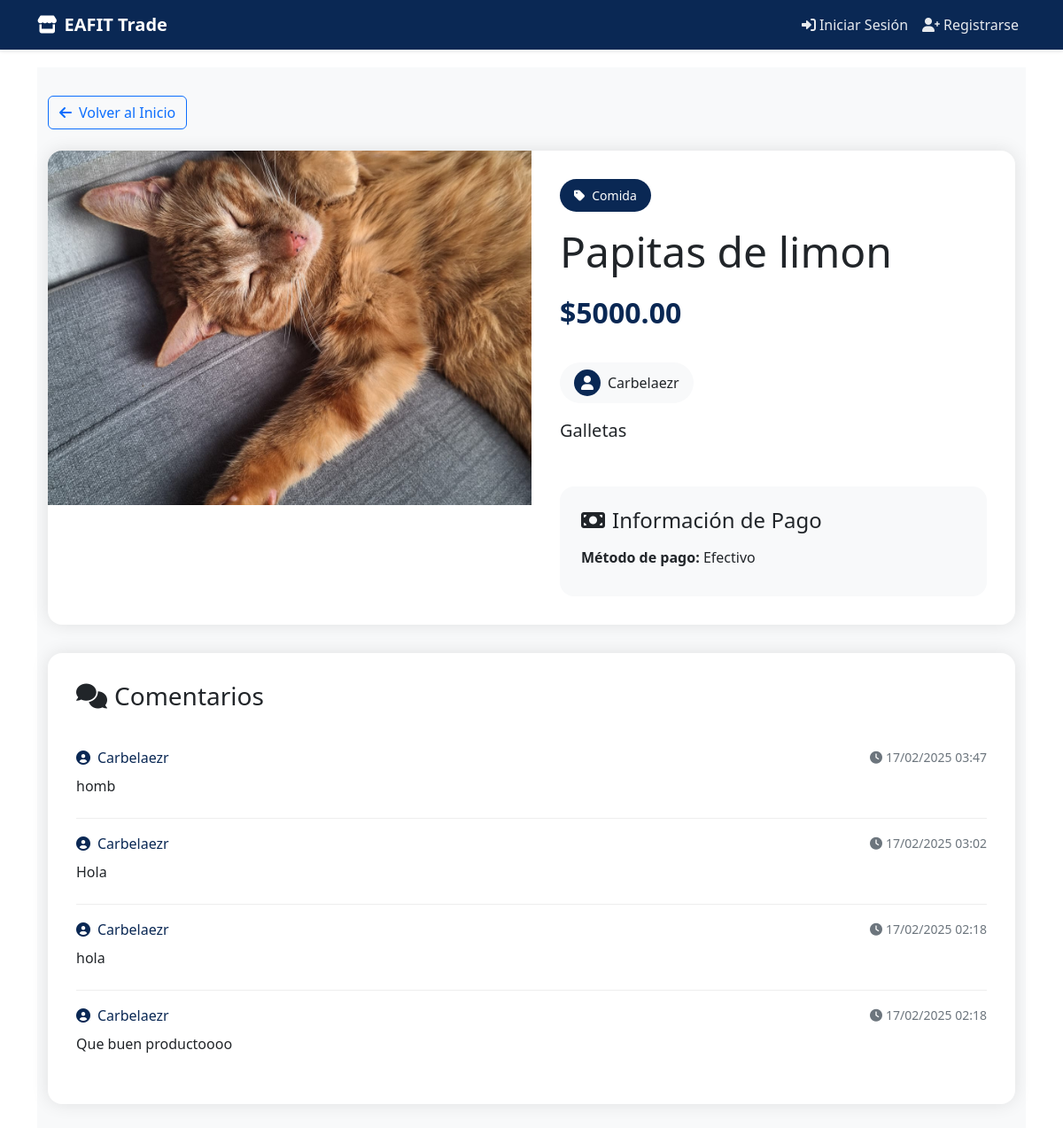
Screenshot of /product/4/ with the database file from the repository.
### products/models.py (models this page shows, shortened)
class Product(models.Model):
    PAYMENT_CHOICES = [
        ('Efectivo', 'Efectivo'),
        ('Transferencia', 'Transferencia'),
    ]
    CATEGORY_CHOICES = [
        ('Comida', 'Comida'),
        ('Ropa', 'Ropa'),
        ('Tecnología', 'Tecnología'),
        ('Libros', 'Libros'),
        ('Otros', 'Otros'),
    ]
    CONDITION_CHOICES = [
        ('Nuevo', 'Nuevo'),
        ('Usado', 'Usado'),
        ('Buen estado', 'Buen estado'),
    ]
    ACCOUNT_TYPE_CHOICES = [
        ('Nequi', 'Nequi'),
        ('Bancolombia', 'Bancolombia'),
    ]
    name = models.CharField(
        max_length=255,
        verbose_name='Nombre',
        help_text='Nombre del producto'
    )
    category = models.CharField(
        max_length=50,
        choices=CATEGORY_CHOICES,
        verbose_name='Categoría'
    )
    description = models.TextField(
        verbose_name='Descripción',
        help_text='Describe tu producto detalladamente'
    )
    quantity = models.PositiveIntegerField(
        validators=[MinValueValidator(1)],
        verbose_name='Cantidad',
        help_text='Debe ser mayor a 0'
    )
    price = models.DecimalField(
        max_digits=10,
        decimal_places=2,
        validators=[MinValueValidator(0.01)],
        verbose_name='Precio',
        help_text='Precio en pesos colombianos'
    )
    published_at = models.DateTimeField(
        default=timezone.now,
        verbose_name='Fecha de publicación'
    )
    condition = models.CharField(
        max_length=50,
        choices=CONDITION_CHOICES,
        verbose_name='Estado'
    )
    location = models.CharField(
        max_length=255,
        blank=True,
        null=True,
        verbose_name='Ubicación',
        help_text='Lugar de entrega en el campus'
    )
    image = models.ImageField(
        upload_to='products/',
        verbose_name='Imagen',
        help_text='Imagen del producto'
    )
    seller = models.ForeignKey(
        User,
        on_delete=models.CASCADE,
        verbose_name='Vendedor',
        related_name='products'
    )
    payment_method = models.CharField(
        max_length=20,
        choices=PAYMENT_CHOICES,
        verbose_name='Método de pago'
    )
    account_number = models.CharField(
        max_length=50,
        blank=True,
        null=True,
        verbose_name='Número de cuenta',
        validators=[
            RegexValidator(
                regex=r'^\d{10,20}$',
                message='Ingrese un número de cuenta válido'
            )
        ]
    )
    account_type = models.CharField(
        max_length=50,
        choices=ACCOUNT_TYPE_CHOICES,
        blank=True,
        null=True,
        verbose_name='Tipo de cuenta'
    )
    qr_code = models.ImageField(
        upload_to='qr_codes/',
        blank=True,
        null=True,
        verbose_name='Código QR'
    )
    available = models.BooleanField(
        default=True,
        verbose_name='Disponible'
    )
    tags = models.CharField(
        max_length=255,
        blank=True,
        verbose_name='Etiquetas',
        help_text='Separa las etiquetas con comas'
    )
    class Meta:
        verbose_name = 'Producto'
        verbose_name_plural = 'Productos'
        ordering = ['-published_at']
        indexes = [
            models.Index(fields=['name']),
            models.Index(fields=['category']),
            models.Index(fields=['available']),
        ]

class Comment(models.Model):
    product = models.ForeignKey(
        Product,
        on_delete=models.CASCADE,
        related_name='comments'
    )
    user = models.ForeignKey(
        User,
        on_delete=models.CASCADE,
        related_name='comments'
    )
    text = models.TextField(
        max_length=500,
        verbose_name='Comentario'
    )
    created_at = models.DateTimeField(
        auto_now_add=True,
        verbose_name='Fecha de publicación'
    )
    class Meta:
        ordering = ['-created_at']
        verbose_name = 'Comentario'
        verbose_name_plural = 'Comentarios'

### products/views.py (the view)
# urls.py: path('product/<int:product_id>/', products_views.product_detail, name='product_detail'),
def product_detail(request, product_id):
    product = get_object_or_404(Product, id=product_id)
    comments = product.comments.all().order_by('-created_at')
    comment_form = CommentForm() if request.user.is_authenticated else None
    return render(request, 'products/product_detail.html', {
        'product': product,
        'comments': comments,
        'comment_form': comment_form
    })

### products/templates/products/product_detail.html (shortened to what this page needs)
{% extends 'products/base.html' %}
{% block content %}
<section class="product-section">
    <div class="container">
        <div class="row">
            <div class="col-12">
                <a href="{% url 'home' %}" class="btn btn-outline-primary mb-4">
                    <i class="fas fa-arrow-left me-2"></i>Volver al Inicio
                </a>
            </div>
        </div>
        <div class="product-card">
            <div class="row g-0">
                <div class="col-md-6">
                    {% if product.image %}
                        <img src="{{ product.image.url }}" alt="{{ product.name }}" class="product-image">
                    {% else %}
                        <div class="product-image d-flex align-items-center justify-content-center bg-light">
                            <i class="fas fa-image fa-3x text-secondary"></i>
                        </div>
                    {% endif %}
                </div>
                <div class="col-md-6">
                    <div class="product-info">
                        <span class="category-badge">
                            <i class="fas fa-tag me-2"></i>{{ product.get_category_display }}
                        </span>
                        <h1 class="display-5 mb-3">{{ product.name }}</h1>
                        <p class="price mb-3">${{ product.price }}</p>
                        <div class="seller-info">
                            <div class="seller-avatar">
                                <i class="fas fa-user"></i>
                            </div>
                            <span>{{ product.seller.username }}</span>
                        </div>
                        <p class="lead mb-4">{{ product.description }}</p>
                        <div class="payment-info">
                            <h4 class="mb-3">
                                <i class="fas fa-money-bill me-2"></i>Información de Pago
                            </h4>
                            <p class="mb-2"><strong>Método de pago:</strong> {{ product.get_payment_method_display }}</p>
                        </div>
                    </div>
                </div>
            </div>
        </div>
        <div class="comments-section">
            <h3 class="mb-4">
                <i class="fas fa-comments me-2"></i>Comentarios
            </h3>
            {% for comment in comments %}
                <div class="comment">
                    <div class="comment-header">
                        <span class="comment-user">
                            <i class="fas fa-user-circle me-2"></i>{{ comment.user.username }}
                        </span>
                        <span class="comment-date">
                            <i class="fas fa-clock me-1"></i>{{ comment.created_at|date:"d/m/Y H:i" }}
                        </span>
                    </div>
                    <p class="mb-2">{{ comment.text }}</p>
                </div>
            {% empty %}
                <p class="text-muted text-center">No hay comentarios aún. ¡Sé el primero en comentar!</p>
            {% endfor %}
        </div>
    </div>
</section>
{% endblock %}

### products/templates/products/base.html (style rules this page uses)
:root { --primary-color: hwb(216 4% 67%); --secondary-color: #6c757d; }

### products/templates/products/product_detail.html (style rules this page uses)
.product-section { background-color: #f8f9fa; padding: 2rem 0; }
.product-card { background: white; border-radius: 1rem; box-shadow: 0 0 20px rgba(0,0,0,0.1); overflow: hidden; }
.product-image { width: 100%; height: 400px; object-fit: cover; }
.product-info { padding: 2rem; }
.price { font-size: 2rem; font-weight: bold; color: var(--primary-color); }
.seller-info { display: inline-flex; align-items: center; padding: 0.5rem 1rem; background-color: #f8f9fa; border-radius: 2rem; margin: 1rem 0; }
.seller-avatar { width: 30px; height: 30px; background-color: var(--primary-color); border-radius: 50%; display: flex; align-items: center; justify-content: center; color: white; margin-right: 0.5rem; }
.payment-info { background-color: #f8f9fa; border-radius: 1rem; padding: 1.5rem; margin-top: 1.5rem; }
.category-badge { background-color: var(--primary-color); color: white; padding: 0.5rem 1rem; border-radius: 2rem; font-size: 0.875rem; margin-bottom: 1rem; display: inline-block; }
.comments-section { margin-top: 2rem; background: white; border-radius: 1rem; padding: 2rem; box-shadow: 0 0 20px rgba(0,0,0,0.1); }
.comment { border-bottom: 1px solid #eee; padding: 1rem 0; }
.comment:last-child { border-bottom: none; }
.comment-header { display: flex; justify-content: space-between; align-items: center; margin-bottom: 0.5rem; }
.comment-user { font-weight: 500; color: var(--primary-color); }
.comment-date { font-size: 0.875rem; color: var(--secondary-color); }

### rows the page displays
Product: image (picture), category "Comida", name "Papitas de limon", price "5000.00", seller.username "Carbelaezr", description "Galletas", payment_method "Efectivo"
Comment: user.username "Carbelaezr", created_at "17/02/2025 03:47", text "homb"
Comment: user.username "Carbelaezr", created_at "17/02/2025 03:02", text "Hola"
Comment: user.username "Carbelaezr", created_at "17/02/2025 02:18", text "hola"
Comment: user.username "Carbelaezr", created_at "17/02/2025 02:18", text "Que buen productoooo"
